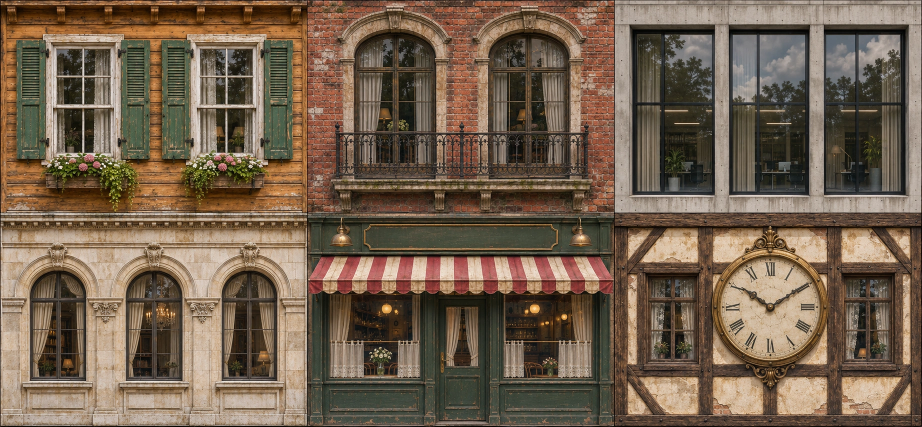
#> input picture tools/tower-assets/source-facades-v3.webp, 1843 x 853 px (shown at 1/2 size)
$ python prepare_facades.py
#> lines starting #> are read from the running program, lines starting #| are printed output that depends on the picture
"""Crop the original imagegen facade atlas into six runtime architectural skins."""
from pathlib import Path
from PIL import Image

root = Path(__file__).resolve().parents[2]
source = Path(__file__).with_name("source-facades-v3.webp")
atlas = Image.open(source).convert("RGB")
#> atlas is the input picture: PIL image 1843x853 RGB; mean R, G, B 115.8, 97.2, 78.4
out = root / "artifacts/3d-game/public/media/tower-rush/materials"
for index in range(6):
    x, y = index % 3, index // 3
    face = atlas.crop((round(x * atlas.width / 3), round(y * atlas.height / 2), round((x+1) * atlas.width / 3), round((y+1) * atlas.height / 2)))
    face.resize((512, 356), Image.Resampling.LANCZOS).save(out / f"facade-v3-{index}.webp", quality=92)
#> this loop made 6 passes
#> pass 1, `face = atlas.crop((round(x * atlas.width / 3), round(y * atlas.height ..`:
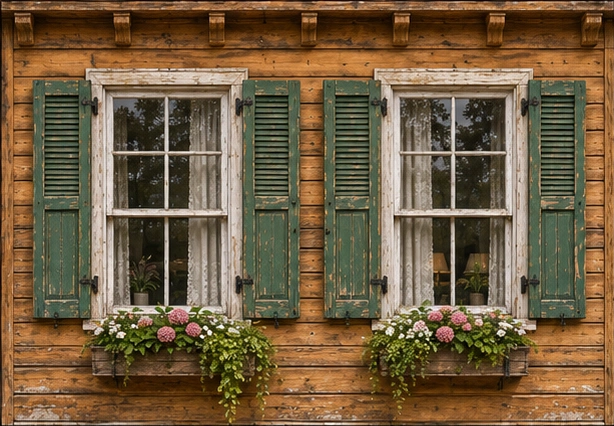
#> face: PIL image 614x426 RGB; mean R, G, B 114.9, 93.4, 64.8
#> pass 1, `face.resize((512, 356), Image.Resampling.LANCZOS).save(out / f"facade-..`:
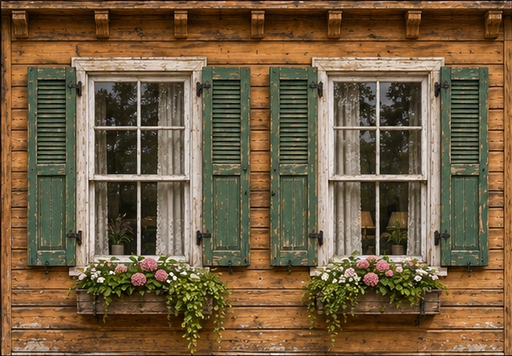
#> saved as facade-v3-0.webp: PIL image 512x356 RGB; mean R, G, B 114.9, 93.4, 64.9
#> pass 2, `face = atlas.crop((round(x * atlas.width / 3), round(y * atlas.height ..`:
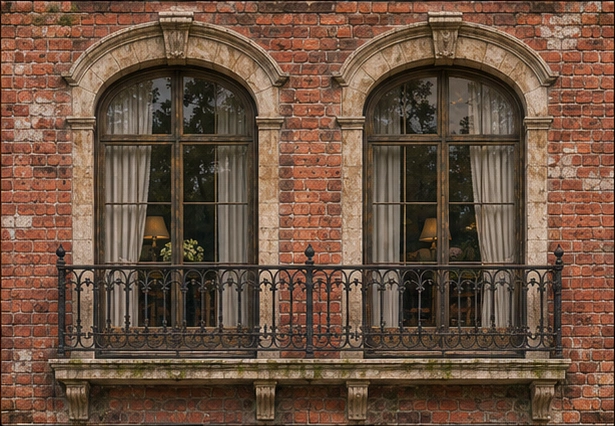
#> face: PIL image 615x426 RGB; mean R, G, B 108, 82, 64.7
#> pass 2, `face.resize((512, 356), Image.Resampling.LANCZOS).save(out / f"facade-..`:
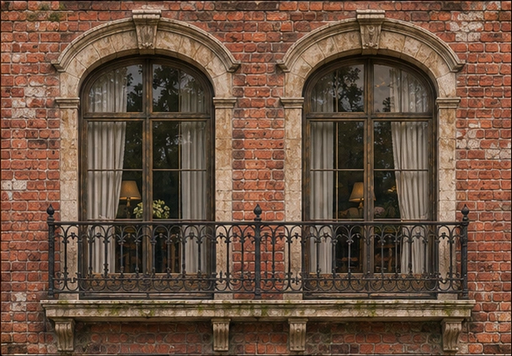
#> saved as facade-v3-1.webp: PIL image 512x356 RGB; mean R, G, B 108, 82, 64.7
#> after the loop:
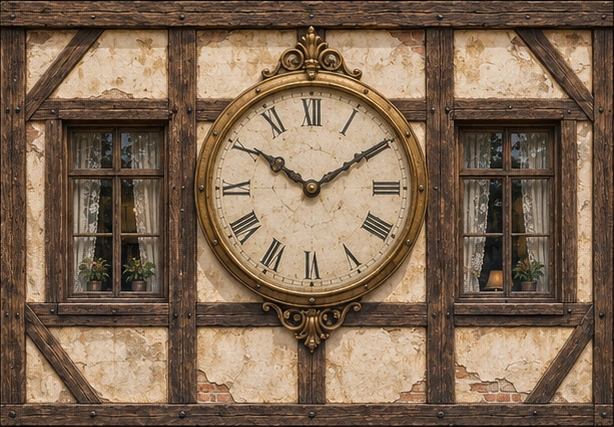
#> face: PIL image 614x427 RGB; mean R, G, B 127.7, 104.4, 82.8
print("Prepared six 512px photographic facade textures")

$ run again, with tools/tower-assets/source-materials.webp copied over tools/tower-assets/source-facades-v3.webp
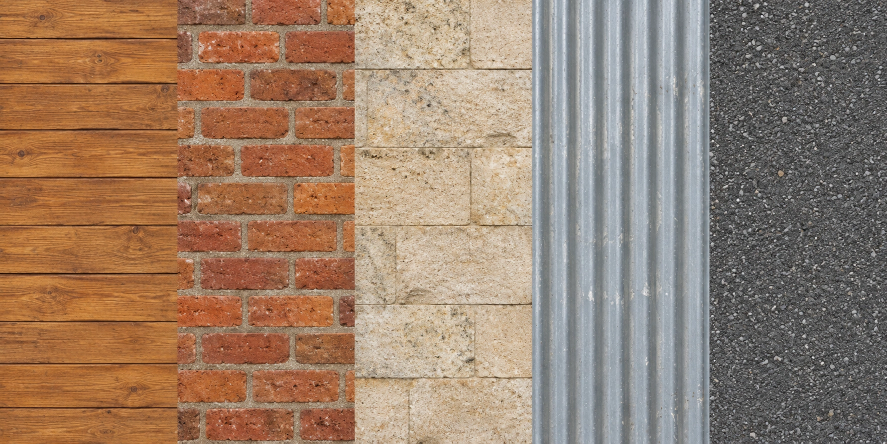
#> input picture tools/tower-assets/source-materials.webp, 1774 x 887 px (shown at 1/2 size)
#> atlas is the input picture: PIL image 1774x887 RGB; mean R, G, B 153.5, 127.7, 107.5
#> the loop `for index in range(6):` made 6 passes
#> pass 1, `face.resize((512, 356), Image.Resampling.LANCZOS).save(out / f"facade-..`:
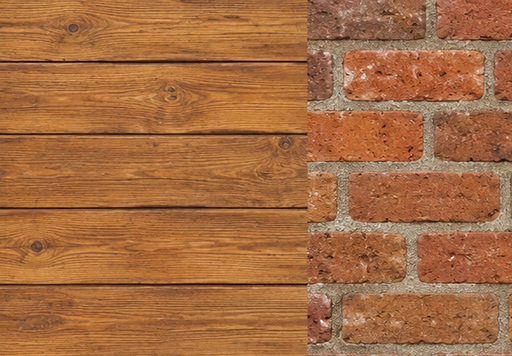
#> saved as facade-v3-0.webp: PIL image 512x356 RGB; mean R, G, B 165.5, 107.9, 66.3
#> after the loop `for index in range(6):`:
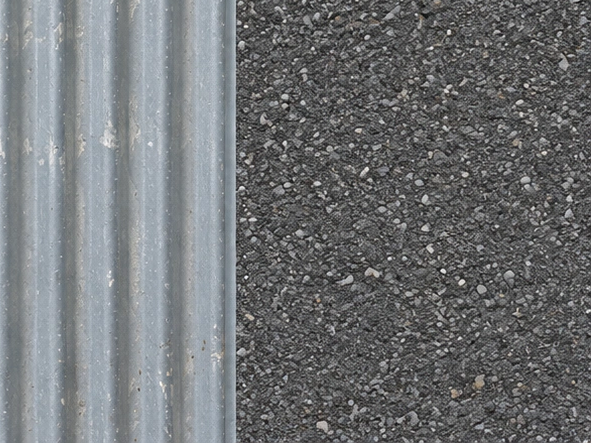
#> face: PIL image 591x443 RGB; mean R, G, B 112.6, 115.1, 117.1
